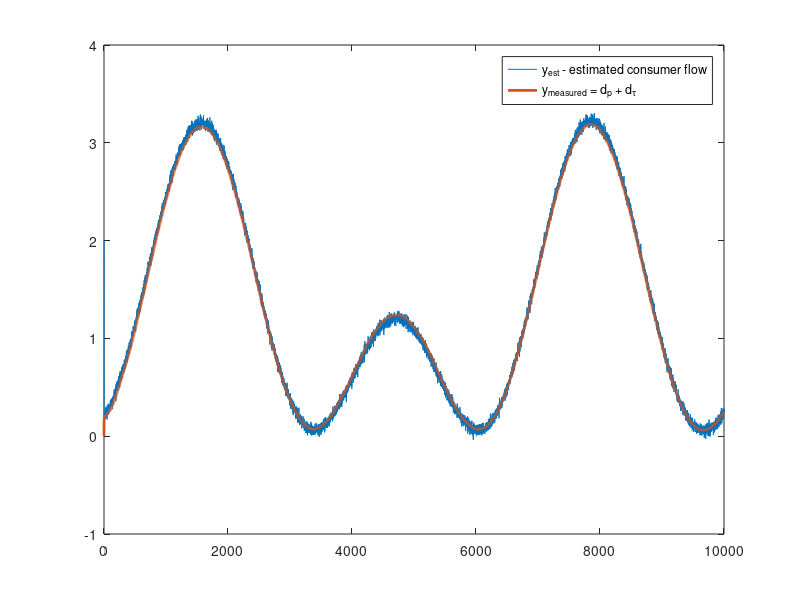

Here is the MATLAB script that generated this plot:
clc; clear; close all;

N = 10000
w = 2
S_meas = [0 0 0 0 0;
	0 0 0 -w 0;
	0 0 0 0 -w/2;
	0 w 0 0 0;
	0 0 w/2 0 0];

B_meas = [1;0;0;0;0];
C_meas = [1, 1, 1, 0, 0];

ts = 1/1000;

S_meas_d = (eye(5) + S_meas.*ts)
abs(eig(S_meas_d))


%%
k0 = 1.2, k1 = 1, k2 = 1, k3 = 1, k4 = 1
var_w = 0.001 % measurement uncertainty
var_z = 0.02 % Model/prediction uncertainty
var_w_guess = var_w*1000 % guess of measurement uncertainty
var_z_guess = var_z/10
% initialisation to allow for wanted phaseshift

x = [k0;
	k1*cos(w*0-pi);
	k2*cos(w/2*0 - pi/2);
	k3*sin(w*0-pi);
	k4*sin(w/2*0-pi/2)]

y_meas = [2]

for i = 2:N
	x(:,i) = S_meas_d*x(:,i-1);
	y_meas(i) = C_meas*x(:,i) + randn(1,1)*sqrt(var_w);

end

% figure()
% plot(y_meas)
% 
% t = 0:ts:N*ts
% y2 = k0 + k1*cos(w*t-pi) + k2*cos(w/2*t-pi/2)
% figure()
% plot(t,y2)

%% kalman
% N = 1000
% w = 1
S = [0 0 0;
	0 0 -w;
	0 w 0]

B = [0; 0; 0]
C = [1, 1, 0]

% ts = 1/100

% sys_ct = ss(S,B,C,0)
% sys_dt = c2d(sys_ct,ts,'zoh')

S_d = (eye(3) + S.*ts)
% B_d = B*ts

Qz = [0 0 0; 0 0 0; 0 0 var_z_guess];
Qw = var_w_guess;

% =================== initialising ===================
x_est(:,1) = [0, 0, 0];
Pn = eye(3);
x_est_m(:,1) = x_est(:,1);


for n=2:N
    % =================== prediction ===================
    x_est_m(:,n) = S_d*x_est(:,n-1);
    Pn_m = S_d*Pn*S_d'+Qz;
	y_est_m(:,n) = C*x_est_m(:,n);
    
    % =================== estimation ===================
    Kn = Pn_m*C' * inv(C*Pn_m*C'+Qw);   
    x_est(:,n) = x_est_m(:,n) + Kn*(y_meas(n)-y_est_m(:,n));
    Pn = (eye(3) - Kn*C)*Pn_m;
%  	Pn_compl = (eye(3) - Kn*C)*Pn_m*(eye(3)-Kn*C)' + Kn*Qv*Kn'
end


figure()
plot(y_meas)
hold on
plot(0:N-1, x_est(1,:)+x_est(2,:),'LineWidth',2)
legend('y_{est} - estimated consumer flow', 'y_{measured} = d_p + d_\tau')
